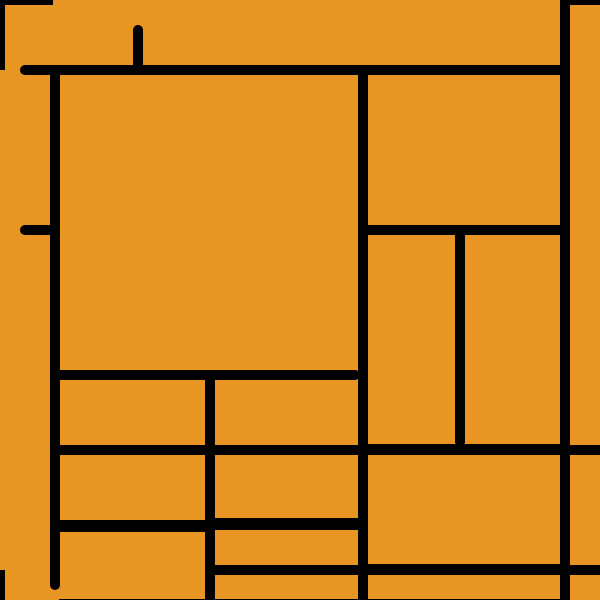
Frame 1 (no input)
Frame 60 (no input): identical to frame 1, image omitted
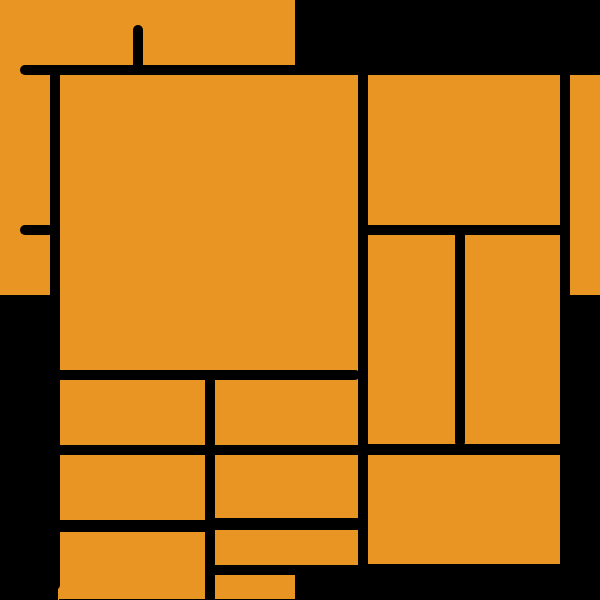
Frame 120 (the mouse pressed at the canvas centre since frame 60)

The p5.js sketch that drew these frames (run headless with seeded random() and noise() and a simulated clock; from frame 60 on, the mouse is pressed at the canvas centre):

// p5.js sketch
// ── sketch.js
//Task 2
//Existing piece of design with interaction: Composition with Large Red Plane, Yellow, Black, Gray, and Blue (1921)
// code by Kiki Woo 24Feb2017
function Box(x, y, w, h) {
  this.x = x;
  this.y = y;
  this.w = w;
  this.h = h;
  
  this.c = color(232,149,35);
  
  this.draw = function() {
    fill(this.c);
    noStroke();
    rect(this.x, this.y, this.w, this.h);
  }
  
  this.isMouseInBox = function() {
    if(mouseX > this.x && mouseX < this.x + this.w && mouseY > this.y && mouseY < this.y + this.h) {
      return true;
    } else {
      return true;
    }
  }
}

var box;
var box1;
var box2;
var box3;
var box4;
var box5;
var box6;
var box7;
var box8;
var box9;
var box10;
var box11;
var box12;
var box13;
var box14;
var box15;
var box16;


function setup() {
  createCanvas(600,600)
  background(0,0,0)
  colorMode(RGB);
  
  box = new Box(0,0,137,70);
  box1 = new Box(135,0,230,70);
  box2 = new Box(365,0,202,226);
  box3 = new Box(568,0,32,454);
  box4 = new Box(0,70,60,158);
  box5 = new Box(60,71,300,300);
  box6 = new Box(0,228,59,225);
  box7 = new Box(365,228,200,216);
  box8 = new Box(213,372,146,146);
  box9 = new Box(0,451,59,222);
  box10 = new Box(60,71,300,300);
  box11 = new Box(58,532,150,67);
  box12 = new Box(212,574,348,25);
  box13 = new Box(365,445,200,119);
  box14 = new Box(50,370,165,150);
  box15 = new Box(210,530,156,45);
  box16 = new Box(570,450,30,150);
}

function draw() {
  box.draw();
  box1.draw();
  box2.draw();
  box3.draw();
  box4.draw();
  box5.draw();
  box6.draw();
  box7.draw();
  box8.draw();
  box9.draw();
  box10.draw();
  box11.draw();
  box12.draw();
  box13.draw();
  box14.draw();
  box15.draw();
  box16.draw();
  
 /////vertical line
 strokeWeight(10);
 stroke(0,0,0);
 fill(0,0,0);
 line(55,74,55,585);
 
 stroke(0,0,0);
 fill(0,0,0);
 line(138,30,138,65);
 
 stroke(0,0,0);
 fill(0,0,0);
 line(210,376,210,600);
 
 stroke(0,0,0);
 fill(0,0,0);
 line(363,74,363,600);
 
 stroke(0,0,0);
 fill(0,0,0);
 line(460,235,460,442);
 
 stroke(0,0,0);
 fill(0,0,0);
 line(565,0,565,600);
 
 //////landscape line
 stroke(0,0,0);
 fill(0,0,0);
 line(25,70,563,70);
 
 stroke(0,0,0);
 fill(0,0,0);
 line(25,230,49,230);
 
 stroke(0,0,0);
 fill(0,0,0);
 line(364,230,563,230);
 
 stroke(0,0,0);
 fill(0,0,0);
 line(60,375,355,375);
 
 stroke(0,0,0);
 fill(0,0,0);
 line(60,450,600,450);
 
 stroke(0,0,0);
 fill(0,0,0);
 line(210,570,600,570);
 
 /////move bars
 rect(0, mouseY, 53, mouseY);
 rect(mouseX,0, mouseX,70);
 rect(565, mouseY, 400, mouseY);
 rect(mouseX,570, mouseX,600);
}

function mouseClicked() {
  var isInBox = box.isMouseInBox();
  if(isInBox) {
    box.c = color(random(255),10,107);
    box1.c = color(random(255),100,100);
    box2.c = color(random(255),60,100);
    box3.c = color(random(255),106,10);
    box4.c = color(random(255),200,40);
    box5.c = color(random(255),30,100);
    box6.c = color(random(255),100,100);
    box7.c = color(random(255),30,100);
    box8.c = color(random(255),230,150);
    box9.c = color(random(255),100,100);
    box10.c = color(random(255),10,40);
    box11.c = color(random(255),140,200);
    box12.c = color(random(255),195,150);
    box13.c = color(random(255),100,80);
    box14.c = color(random(255),109,90);
    box15.c = color(random(255),200,50);
    box16.c = color(random(255),220,150);
  }
}
